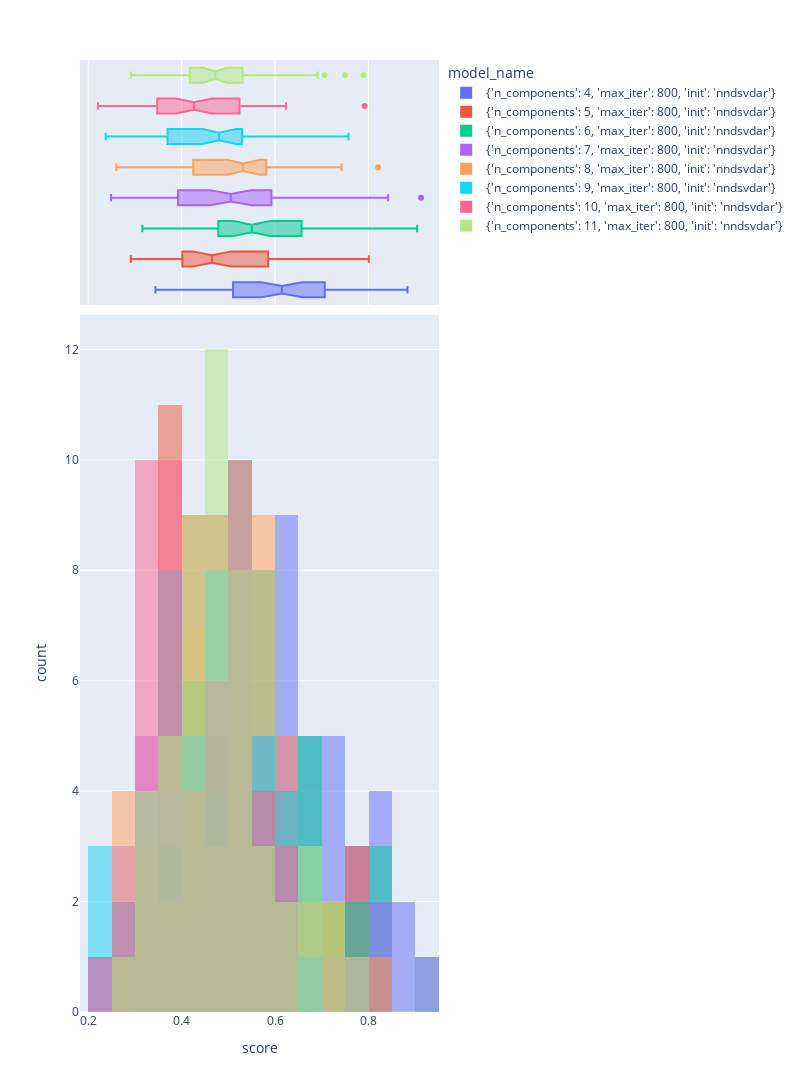

The notebook cell saved with this chart:
### Code cell
import plotly.express as px
fig = px.histogram(df, x="score", color="model_name", barmode="overlay", marginal="box" ,width=800, height=1200)
fig.show()

### Figure 1 — Plotly figure (JSON) as saved in the notebook; plotly's stock layout.template omitted (floating-point values rounded to 4 significant figures)
{"data": [{"alignmentgroup": "True", "bingroup": "x", "hovertemplate": "model_name={'n_components': 4, 'max_iter': 800, 'init': 'nndsvdar'}<br>score=%{x}<br>count=%{y}<extra></extra>", "legendgroup": "{'n_components': 4, 'max_iter': 800, 'init': 'nndsvdar'}", "marker": {"color": "#636efa", "opacity": 0.5, "pattern": {"shape": ""}}, "name": "{'n_components': 4, 'max_iter': 800, 'init': 'nndsvdar'}", "offsetgroup": "{'n_components': 4, 'max_iter': 800, 'init': 'nndsvdar'}", "orientation": "v", "showlegend": true, "type": "histogram", "x": [0.7362, 0.5935, 0.5098, 0.8833, 0.6453, 0.6001, 0.4247, 0.8124, 0.8079, 0.6557, 0.6914, 0.7981, 0.6213, 0.456, 0.7308, 0.5362, 0.6735, 0.4463, 0.6041, 0.6908, 0.648, 0.6455, 0.5208, 0.7809, 0.5837, 0.7064, 0.7029, 0.5365, 0.5169, 0.6194, 0.467, 0.7551, 0.4389, 0.4659, 0.4738, 0.8002, 0.4918, 0.6537, 0.5829, 0.3801, 0.5819, 0.3437, 0.6094, 0.8598, 0.4318, 0.4431, 0.8039, 0.747, 0.6457, 0.5166], "xaxis": "x", "yaxis": "y"}, {"alignmentgroup": "True", "hovertemplate": "model_name={'n_components': 4, 'max_iter': 800, 'init': 'nndsvdar'}<br>score=%{x}<extra></extra>", "legendgroup": "{'n_components': 4, 'max_iter': 800, 'init': 'nndsvdar'}", "marker": {"color": "#636efa"}, "name": "{'n_components': 4, 'max_iter': 800, 'init': 'nndsvdar'}", "notched": true, "offsetgroup": "{'n_components': 4, 'max_iter': 800, 'init': 'nndsvdar'}", "showlegend": false, "type": "box", "x": [0.7362, 0.5935, 0.5098, 0.8833, 0.6453, 0.6001, 0.4247, 0.8124, 0.8079, 0.6557, 0.6914, 0.7981, 0.6213, 0.456, 0.7308, 0.5362, 0.6735, 0.4463, 0.6041, 0.6908, 0.648, 0.6455, 0.5208, 0.7809, 0.5837, 0.7064, 0.7029, 0.5365, 0.5169, 0.6194, 0.467, 0.7551, 0.4389, 0.4659, 0.4738, 0.8002, 0.4918, 0.6537, 0.5829, 0.3801, 0.5819, 0.3437, 0.6094, 0.8598, 0.4318, 0.4431, 0.8039, 0.747, 0.6457, 0.5166], "xaxis": "x2", "yaxis": "y2"}, {"alignmentgroup": "True", "bingroup": "x", "hovertemplate": "model_name={'n_components': 5, 'max_iter': 800, 'init': 'nndsvdar'}<br>score=%{x}<br>count=%{y}<extra></extra>", "legendgroup": "{'n_components': 5, 'max_iter': 800, 'init': 'nndsvdar'}", "marker": {"color": "#EF553B", "opacity": 0.5, "pattern": {"shape": ""}}, "name": "{'n_components': 5, 'max_iter': 800, 'init': 'nndsvdar'}", "offsetgroup": "{'n_components': 5, 'max_iter': 800, 'init': 'nndsvdar'}", "orientation": "v", "showlegend": true, "type": "histogram", "x": [0.5503, 0.357, 0.6463, 0.5127, 0.2911, 0.4554, 0.5392, 0.457, 0.7294, 0.4049, 0.4674, 0.3884, 0.4863, 0.5643, 0.502, 0.4825, 0.3536, 0.4368, 0.4108, 0.3639, 0.616, null, 0.5812, 0.4125, 0.6231, 0.3645, 0.7025, 0.4171, 0.4189, 0.3602, 0.3725, 0.635, 0.5083, 0.4099, 0.5971, 0.4866, 0.7751, 0.3621, 0.4705, 0.3832, 0.6758, 0.8006, 0.4649, 0.4359, 0.7864, 0.7734, 0.4281, 0.4603, 0.3745, 0.3912], "xaxis": "x", "yaxis": "y"}, {"alignmentgroup": "True", "hovertemplate": "model_name={'n_components': 5, 'max_iter': 800, 'init': 'nndsvdar'}<br>score=%{x}<extra></extra>", "legendgroup": "{'n_components': 5, 'max_iter': 800, 'init': 'nndsvdar'}", "marker": {"color": "#EF553B"}, "name": "{'n_components': 5, 'max_iter': 800, 'init': 'nndsvdar'}", "notched": true, "offsetgroup": "{'n_components': 5, 'max_iter': 800, 'init': 'nndsvdar'}", "showlegend": false, "type": "box", "x": [0.5503, 0.357, 0.6463, 0.5127, 0.2911, 0.4554, 0.5392, 0.457, 0.7294, 0.4049, 0.4674, 0.3884, 0.4863, 0.5643, 0.502, 0.4825, 0.3536, 0.4368, 0.4108, 0.3639, 0.616, null, 0.5812, 0.4125, 0.6231, 0.3645, 0.7025, 0.4171, 0.4189, 0.3602, 0.3725, 0.635, 0.5083, 0.4099, 0.5971, 0.4866, 0.7751, 0.3621, 0.4705, 0.3832, 0.6758, 0.8006, 0.4649, 0.4359, 0.7864, 0.7734, 0.4281, 0.4603, 0.3745, 0.3912], "xaxis": "x2", "yaxis": "y2"}, {"alignmentgroup": "True", "bingroup": "x", "hovertemplate": "model_name={'n_components': 6, 'max_iter': 800, 'init': 'nndsvdar'}<br>score=%{x}<br>count=%{y}<extra></extra>", "legendgroup": "{'n_components': 6, 'max_iter': 800, 'init': 'nndsvdar'}", "marker": {"color": "#00cc96", "opacity": 0.5, "pattern": {"shape": ""}}, "name": "{'n_components': 6, 'max_iter': 800, 'init': 'nndsvdar'}", "offsetgroup": "{'n_components': 6, 'max_iter': 800, 'init': 'nndsvdar'}", "orientation": "v", "showlegend": true, "type": "histogram", "x": [0.3361, 0.4074, 0.3937, 0.6055, 0.4477, 0.4785, 0.6565, 0.5448, 0.541, 0.5212, 0.5599, 0.682, 0.5006, 0.5151, 0.9041, 0.7161, 0.5067, 0.5781, 0.8033, 0.6845, 0.4226, 0.4248, 0.7876, 0.3158, 0.5214, 0.4249, 0.5507, 0.601, 0.507, 0.8339, 0.4581, 0.6082, 0.5906, 0.6319, 0.6629, 0.5248, 0.7972, 0.5495, 0.5967, 0.5969, 0.5889, 0.4903, 0.3533, 0.4924, 0.749, 0.391, 0.4236, 0.8053, 0.664, 0.5712], "xaxis": "x", "yaxis": "y"}, {"alignmentgroup": "True", "hovertemplate": "model_name={'n_components': 6, 'max_iter': 800, 'init': 'nndsvdar'}<br>score=%{x}<extra></extra>", "legendgroup": "{'n_components': 6, 'max_iter': 800, 'init': 'nndsvdar'}", "marker": {"color": "#00cc96"}, "name": "{'n_components': 6, 'max_iter': 800, 'init': 'nndsvdar'}", "notched": true, "offsetgroup": "{'n_components': 6, 'max_iter': 800, 'init': 'nndsvdar'}", "showlegend": false, "type": "box", "x": [0.3361, 0.4074, 0.3937, 0.6055, 0.4477, 0.4785, 0.6565, 0.5448, 0.541, 0.5212, 0.5599, 0.682, 0.5006, 0.5151, 0.9041, 0.7161, 0.5067, 0.5781, 0.8033, 0.6845, 0.4226, 0.4248, 0.7876, 0.3158, 0.5214, 0.4249, 0.5507, 0.601, 0.507, 0.8339, 0.4581, 0.6082, 0.5906, 0.6319, 0.6629, 0.5248, 0.7972, 0.5495, 0.5967, 0.5969, 0.5889, 0.4903, 0.3533, 0.4924, 0.749, 0.391, 0.4236, 0.8053, 0.664, 0.5712], "xaxis": "x2", "yaxis": "y2"}, {"alignmentgroup": "True", "bingroup": "x", "hovertemplate": "model_name={'n_components': 7, 'max_iter': 800, 'init': 'nndsvdar'}<br>score=%{x}<br>count=%{y}<extra></extra>", "legendgroup": "{'n_components': 7, 'max_iter': 800, 'init': 'nndsvdar'}", "marker": {"color": "#ab63fa", "opacity": 0.5, "pattern": {"shape": ""}}, "name": "{'n_components': 7, 'max_iter': 800, 'init': 'nndsvdar'}", "offsetgroup": "{'n_components': 7, 'max_iter': 800, 'init': 'nndsvdar'}", "orientation": "v", "showlegend": true, "type": "histogram", "x": [0.4994, 0.514, 0.6179, 0.5816, 0.5389, 0.427, 0.9124, 0.3806, 0.5032, 0.3851, 0.3275, 0.6018, 0.4982, 0.3192, 0.2961, 0.6669, 0.3395, 0.4773, 0.5289, 0.4656, 0.5984, 0.592, 0.5714, 0.6185, 0.4148, 0.8419, 0.4431, 0.3616, 0.3114, 0.763, 0.2841, 0.5353, 0.3921, 0.6071, 0.406, 0.7153, 0.546, 0.4892, 0.8106, 0.6266, 0.2927, 0.5072, 0.5072, 0.4833, 0.5106, 0.4467, 0.5172, 0.5696, 0.2489, 0.3221], "xaxis": "x", "yaxis": "y"}, {"alignmentgroup": "True", "hovertemplate": "model_name={'n_components': 7, 'max_iter': 800, 'init': 'nndsvdar'}<br>score=%{x}<extra></extra>", "legendgroup": "{'n_components': 7, 'max_iter': 800, 'init': 'nndsvdar'}", "marker": {"color": "#ab63fa"}, "name": "{'n_components': 7, 'max_iter': 800, 'init': 'nndsvdar'}", "notched": true, "offsetgroup": "{'n_components': 7, 'max_iter': 800, 'init': 'nndsvdar'}", "showlegend": false, "type": "box", "x": [0.4994, 0.514, 0.6179, 0.5816, 0.5389, 0.427, 0.9124, 0.3806, 0.5032, 0.3851, 0.3275, 0.6018, 0.4982, 0.3192, 0.2961, 0.6669, 0.3395, 0.4773, 0.5289, 0.4656, 0.5984, 0.592, 0.5714, 0.6185, 0.4148, 0.8419, 0.4431, 0.3616, 0.3114, 0.763, 0.2841, 0.5353, 0.3921, 0.6071, 0.406, 0.7153, 0.546, 0.4892, 0.8106, 0.6266, 0.2927, 0.5072, 0.5072, 0.4833, 0.5106, 0.4467, 0.5172, 0.5696, 0.2489, 0.3221], "xaxis": "x2", "yaxis": "y2"}, {"alignmentgroup": "True", "bingroup": "x", "hovertemplate": "model_name={'n_components': 8, 'max_iter': 800, 'init': 'nndsvdar'}<br>score=%{x}<br>count=%{y}<extra></extra>", "legendgroup": "{'n_components': 8, 'max_iter': 800, 'init': 'nndsvdar'}", "marker": {"color": "#FFA15A", "opacity": 0.5, "pattern": {"shape": ""}}, "name": "{'n_components': 8, 'max_iter': 800, 'init': 'nndsvdar'}", "offsetgroup": "{'n_components': 8, 'max_iter': 800, 'init': 'nndsvdar'}", "orientation": "v", "showlegend": true, "type": "histogram", "x": [null, 0.7423, 0.4595, 0.5068, 0.4236, 0.6787, 0.5545, 0.6205, 0.4257, 0.5512, 0.2867, 0.5293, 0.4988, 0.5347, 0.4604, 0.6036, 0.5211, 0.7194, null, 0.8204, 0.5443, 0.5977, 0.3805, 0.6568, 0.5784, 0.5839, 0.427, 0.5753, 0.6064, 0.5358, 0.3853, 0.5615, 0.5262, 0.6409, 0.5386, 0.6491, 0.5401, 0.5512, 0.4477, 0.2734, 0.26, 0.4207, 0.5756, 0.33, 0.4097, 0.3176, 0.5216, 0.3214, 0.28, 0.4297], "xaxis": "x", "yaxis": "y"}, {"alignmentgroup": "True", "hovertemplate": "model_name={'n_components': 8, 'max_iter': 800, 'init': 'nndsvdar'}<br>score=%{x}<extra></extra>", "legendgroup": "{'n_components': 8, 'max_iter': 800, 'init': 'nndsvdar'}", "marker": {"color": "#FFA15A"}, "name": "{'n_components': 8, 'max_iter': 800, 'init': 'nndsvdar'}", "notched": true, "offsetgroup": "{'n_components': 8, 'max_iter': 800, 'init': 'nndsvdar'}", "showlegend": false, "type": "box", "x": [null, 0.7423, 0.4595, 0.5068, 0.4236, 0.6787, 0.5545, 0.6205, 0.4257, 0.5512, 0.2867, 0.5293, 0.4988, 0.5347, 0.4604, 0.6036, 0.5211, 0.7194, null, 0.8204, 0.5443, 0.5977, 0.3805, 0.6568, 0.5784, 0.5839, 0.427, 0.5753, 0.6064, 0.5358, 0.3853, 0.5615, 0.5262, 0.6409, 0.5386, 0.6491, 0.5401, 0.5512, 0.4477, 0.2734, 0.26, 0.4207, 0.5756, 0.33, 0.4097, 0.3176, 0.5216, 0.3214, 0.28, 0.4297], "xaxis": "x2", "yaxis": "y2"}, {"alignmentgroup": "True", "bingroup": "x", "hovertemplate": "model_name={'n_components': 9, 'max_iter': 800, 'init': 'nndsvdar'}<br>score=%{x}<br>count=%{y}<extra></extra>", "legendgroup": "{'n_components': 9, 'max_iter': 800, 'init': 'nndsvdar'}", "marker": {"color": "#19d3f3", "opacity": 0.5, "pattern": {"shape": ""}}, "name": "{'n_components': 9, 'max_iter': 800, 'init': 'nndsvdar'}", "offsetgroup": "{'n_components': 9, 'max_iter': 800, 'init': 'nndsvdar'}", "orientation": "v", "showlegend": true, "type": "histogram", "x": [0.3725, 0.3587, 0.5028, 0.2396, 0.5253, 0.335, 0.6005, 0.4871, 0.5549, 0.4583, 0.4802, 0.607, 0.5078, 0.6711, 0.4315, 0.4011, 0.757, 0.2772, 0.4946, 0.268, null, 0.5625, 0.5683, 0.399, 0.5171, 0.3412, 0.447, 0.5001, 0.3863, 0.4907, 0.3823, 0.5409, 0.3576, 0.375, 0.3321, 0.2481, 0.4023, 0.3621, 0.6223, 0.5156, 0.4312, 0.5003, 0.5994, 0.4859, 0.2374, 0.6082, 0.3376, 0.4802, 0.4878, 0.5717], "xaxis": "x", "yaxis": "y"}, {"alignmentgroup": "True", "hovertemplate": "model_name={'n_components': 9, 'max_iter': 800, 'init': 'nndsvdar'}<br>score=%{x}<extra></extra>", "legendgroup": "{'n_components': 9, 'max_iter': 800, 'init': 'nndsvdar'}", "marker": {"color": "#19d3f3"}, "name": "{'n_components': 9, 'max_iter': 800, 'init': 'nndsvdar'}", "notched": true, "offsetgroup": "{'n_components': 9, 'max_iter': 800, 'init': 'nndsvdar'}", "showlegend": false, "type": "box", "x": [0.3725, 0.3587, 0.5028, 0.2396, 0.5253, 0.335, 0.6005, 0.4871, 0.5549, 0.4583, 0.4802, 0.607, 0.5078, 0.6711, 0.4315, 0.4011, 0.757, 0.2772, 0.4946, 0.268, null, 0.5625, 0.5683, 0.399, 0.5171, 0.3412, 0.447, 0.5001, 0.3863, 0.4907, 0.3823, 0.5409, 0.3576, 0.375, 0.3321, 0.2481, 0.4023, 0.3621, 0.6223, 0.5156, 0.4312, 0.5003, 0.5994, 0.4859, 0.2374, 0.6082, 0.3376, 0.4802, 0.4878, 0.5717], "xaxis": "x2", "yaxis": "y2"}, {"alignmentgroup": "True", "bingroup": "x", "hovertemplate": "model_name={'n_components': 10, 'max_iter': 800, 'init': 'nndsvdar'}<br>score=%{x}<br>count=%{y}<extra></extra>", "legendgroup": "{'n_components': 10, 'max_iter': 800, 'init': 'nndsvdar'}", "marker": {"color": "#FF6692", "opacity": 0.5, "pattern": {"shape": ""}}, "name": "{'n_components': 10, 'max_iter': 800, 'init': 'nndsvdar'}", "offsetgroup": "{'n_components': 10, 'max_iter': 800, 'init': 'nndsvdar'}", "orientation": "v", "showlegend": true, "type": "histogram", "x": [0.555, 0.4047, 0.3218, 0.3398, 0.5862, 0.5197, 0.3526, 0.3889, 0.6107, 0.4532, 0.327, 0.494, 0.3594, null, 0.4597, 0.3338, 0.4408, 0.5236, 0.5353, 0.3618, 0.5837, 0.3787, 0.4886, 0.3535, 0.2208, 0.518, 0.375, 0.4464, 0.4981, 0.4264, 0.7914, 0.4796, 0.3488, 0.3437, 0.3073, 0.3031, 0.5366, 0.5244, 0.3839, 0.3961, 0.5327, 0.322, 0.6235, 0.2626, 0.5228, 0.3748, 0.581, 0.2792, 0.3085, 0.6023], "xaxis": "x", "yaxis": "y"}, {"alignmentgroup": "True", "hovertemplate": "model_name={'n_components': 10, 'max_iter': 800, 'init': 'nndsvdar'}<br>score=%{x}<extra></extra>", "legendgroup": "{'n_components': 10, 'max_iter': 800, 'init': 'nndsvdar'}", "marker": {"color": "#FF6692"}, "name": "{'n_components': 10, 'max_iter': 800, 'init': 'nndsvdar'}", "notched": true, "offsetgroup": "{'n_components': 10, 'max_iter': 800, 'init': 'nndsvdar'}", "showlegend": false, "type": "box", "x": [0.555, 0.4047, 0.3218, 0.3398, 0.5862, 0.5197, 0.3526, 0.3889, 0.6107, 0.4532, 0.327, 0.494, 0.3594, null, 0.4597, 0.3338, 0.4408, 0.5236, 0.5353, 0.3618, 0.5837, 0.3787, 0.4886, 0.3535, 0.2208, 0.518, 0.375, 0.4464, 0.4981, 0.4264, 0.7914, 0.4796, 0.3488, 0.3437, 0.3073, 0.3031, 0.5366, 0.5244, 0.3839, 0.3961, 0.5327, 0.322, 0.6235, 0.2626, 0.5228, 0.3748, 0.581, 0.2792, 0.3085, 0.6023], "xaxis": "x2", "yaxis": "y2"}, {"alignmentgroup": "True", "bingroup": "x", "hovertemplate": "model_name={'n_components': 11, 'max_iter': 800, 'init': 'nndsvdar'}<br>score=%{x}<br>count=%{y}<extra></extra>", "legendgroup": "{'n_components': 11, 'max_iter': 800, 'init': 'nndsvdar'}", "marker": {"color": "#B6E880", "opacity": 0.5, "pattern": {"shape": ""}}, "name": "{'n_components': 11, 'max_iter': 800, 'init': 'nndsvdar'}", "offsetgroup": "{'n_components': 11, 'max_iter': 800, 'init': 'nndsvdar'}", "orientation": "v", "showlegend": true, "type": "histogram", "x": [0.486, 0.5304, 0.3729, 0.4469, 0.3716, 0.4497, 0.4693, 0.4634, 0.3409, 0.5144, 0.4452, 0.4173, 0.4173, 0.4663, 0.3232, 0.3446, 0.4455, 0.4478, 0.3567, 0.529, 0.4259, 0.4969, 0.5762, 0.7494, 0.363, 0.6912, 0.38, 0.6467, 0.3317, 0.4529, 0.4974, 0.4977, 0.475, 0.5745, 0.6364, 0.7059, 0.5109, 0.4174, 0.4671, 0.7893, 0.6705, 0.4957, 0.6781, 0.5028, 0.2913, 0.5529, 0.461, 0.5125, 0.5453, 0.5131], "xaxis": "x", "yaxis": "y"}, {"alignmentgroup": "True", "hovertemplate": "model_name={'n_components': 11, 'max_iter': 800, 'init': 'nndsvdar'}<br>score=%{x}<extra></extra>", "legendgroup": "{'n_components': 11, 'max_iter': 800, 'init': 'nndsvdar'}", "marker": {"color": "#B6E880"}, "name": "{'n_components': 11, 'max_iter': 800, 'init': 'nndsvdar'}", "notched": true, "offsetgroup": "{'n_components': 11, 'max_iter': 800, 'init': 'nndsvdar'}", "showlegend": false, "type": "box", "x": [0.486, 0.5304, 0.3729, 0.4469, 0.3716, 0.4497, 0.4693, 0.4634, 0.3409, 0.5144, 0.4452, 0.4173, 0.4173, 0.4663, 0.3232, 0.3446, 0.4455, 0.4478, 0.3567, 0.529, 0.4259, 0.4969, 0.5762, 0.7494, 0.363, 0.6912, 0.38, 0.6467, 0.3317, 0.4529, 0.4974, 0.4977, 0.475, 0.5745, 0.6364, 0.7059, 0.5109, 0.4174, 0.4671, 0.7893, 0.6705, 0.4957, 0.6781, 0.5028, 0.2913, 0.5529, 0.461, 0.5125, 0.5453, 0.5131], "xaxis": "x2", "yaxis": "y2"}], "layout": {"barmode": "overlay", "height": 1200, "legend": {"title": {"text": "model_name"}, "tracegroupgap": 0}, "margin": {"t": 60}, "width": 800, "xaxis": {"anchor": "y", "autorange": true, "domain": [0, 1], "range": [0.1824, 0.9508], "title": {"text": "score"}, "type": "linear"}, "xaxis2": {"anchor": "y2", "autorange": true, "domain": [0, 1], "matches": "x", "range": [0.1824, 0.9508], "showgrid": true, "showticklabels": false, "type": "linear"}, "yaxis": {"anchor": "x", "autorange": true, "domain": [0, 0.7326], "range": [0, 12.63], "title": {"text": "count"}}, "yaxis2": {"anchor": "x2", "autorange": true, "domain": [0.7426, 1], "matches": "y2", "range": [-0.5, 7.5], "showgrid": false, "showline": false, "showticklabels": false, "ticks": "", "type": "category"}}}
